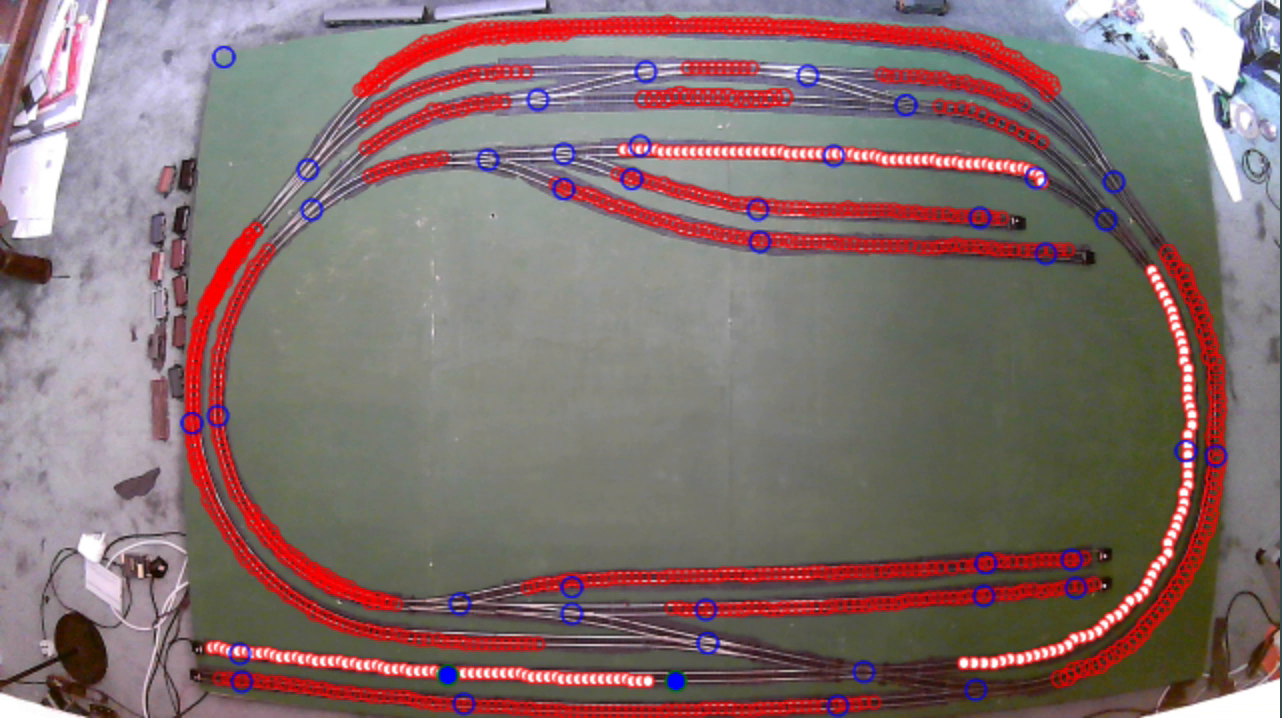
#> input picture frame 29 of example2.mov, 1282 x 718 px, given in place of the camera
$ python track_mon_mqtt_2.py   (older library calls are emulated)
#> lines starting #> are read from the running program, lines starting #| are printed output that depends on the picture
### ModelRailway/TrackMonitor/my_lib.py
import numpy as np
import json
import cv2
import time
import math
from threading import Thread


WIDTH = 1280
HEIGHT = 720
# WIDTH = 640
# HEIGHT = 360

IMAGE_SHAPE = (HEIGHT, WIDTH)
RESIZE_DIM = (WIDTH, HEIGHT)

controls = [
    {"name": "blur-1", "min":-1, "max":40, "step":2},
    {"name": "blur-3", "min":1, "max":40, "step":2},
    {"name": "diff-threshold", "min":1, "max": 255, "step": 1},
    {"name": "diff-blur", "min":1, "max": 30, "step": 2},
    {"name": "diff-percent", "min": 0, "max": 1, "step": 0.01},
    {"name": "scharr-min", "min": 0, "max": 10 , "step": 0.01},
    {"name": "scharr-max", "min": 0, "max": 10, "step": 0.01},

]

values = {}
n = 1
for x in controls:
    x['control'] = n
    n = n + 1
    values[x['name']] = 0

# values["blur-3"] = 5
# values["diff-threshold"] = 53 #50
# values["DoG-Sigma-1"] = 1.91
# values["DoG-Grid-Size-1"] = 13
# values["DoG-Sigma-2"] = 1.97
# values["DoG-Grid-Size-2"] = 13
# values["diff-blur"] = 9
# values["blur-3"] = 3
# values["diff-threshold"] = 36
# values["diff-blur"] = 13
values["blur-3"] = 3
values["diff-threshold"] = 36
values["diff-blur"] = 13
values["blur-3"] = 3
values["diff-threshold"] = 40
values["diff-blur"] = 9

values["blur-1"] = -1
values["diff-threshold"] = 73
values["diff-blur"] = 17
values["blur-3"] = 5
values["scharr-min"] = 3.34
values["scharr-max"] = 8.79

print(values)


DEV_MODE = False


"""
Prepare an image for sensor comparisons
"""
def prepareImage(frame):


    # src = cv2.resize(frame, RESIZE_DIM)
    src = frame
    grayFrame = cv2.cvtColor(src, cv2.COLOR_BGR2GRAY)


    # [10 lines of commented-out code are left out]

    if ( int(values["blur-1"]) > 0 ):
        grayFrame = cv2.GaussianBlur(grayFrame, (int(values["blur-1"]),int(values["blur-1"])), 0)

    # return grayFrame

    l = float(values['scharr-min'])
    h = float(values['scharr-max'])

    scharr_X = np.array([
        [-l, 0, l],
        [-h, 0, h],
        [-l, 0, l]
    ])

    scharr_Y = np.array([
        [-l, -h, -l],
        [0, 0, 0],
        [l, h, l]
    ])

    # The above two can be added to produce this which gives the same result as running
    # each of the above and summing the outputs
    scharr = scharr_X + scharr_Y

    # # grayFrame = cv2.blur(grayFrame, (int(values['blur-1']),int(values['blur-1']))).astype(np.float32)
    # # # Scharr
    grayFrame = cv2.filter2D(grayFrame, -1, scharr)

    # [31 lines of commented-out code are left out]

    if ( int(values["blur-3"]) > 0 ):
       grayFrame = cv2.GaussianBlur(grayFrame, (int(values["blur-3"]),int(values["blur-3"])), 0)

    # [6 lines of commented-out code are left out]


    return grayFrame


def difference(live, reference):
    diff = cv2.absdiff(live, reference)
    diff = cv2.GaussianBlur(diff, (int(values["diff-blur"]),int(values["diff-blur"])), 0)
    _, diff = cv2.threshold(diff, int(values["diff-threshold"]), 255, cv2.THRESH_BINARY)
    return diff


# mask is the mask so far,
# add another circle to the mask
def maskPoint(currentMask, x, y, r):
    currentMask[y-r:y+r, x-r:x+r] = 1
    return currentMask

# Take colour image and crop a b&w bit out of it
def crop(image, mask):
    c = image[mask]
    return c

def scoreSubImageSimilarity(thresholded):
    return cv2.countNonZero(thresholded)

def similarity(a,b):
    return cv2.PSNR(a, b)

def keepCommon(a,b):
    return cv2.addWeighted(a, 0.5, b, 0.5, 0)


class Camera:
    def __init__(self, src=0):
        # initialize the video camera stream and read the first frame
        # from the stream
#> called with src = 0
        self.stream = cv2.VideoCapture(src)
        self.stream.set(cv2.CAP_PROP_FRAME_HEIGHT, HEIGHT)
        self.stream.set(cv2.CAP_PROP_FRAME_WIDTH, WIDTH)
        (self.grabbed, self.frame) = self.stream.read()
#> self.frame is the input picture: shape (718, 1282, 3); mean B, G, R 111.2, 112.6, 131.3
        # initialize the variable used to indicate if the thread should
        # be stopped
        self.stopped = False

    def start(self):
        # start the thread to read frames from the video stream
        Thread(target=self.update, args=()).start()
        return self

    def update(self):
        # keep looping infinitely until the thread is stopped
        while True:
            # if the thread indicator variable is set, stop the thread
            if self.stopped:
                return
            # otherwise, read the next frame from the stream
            (self.grabbed, self.frame) = self.stream.read()
            # self.frame = cv2.resize(self.frame, RESIZE_DIM)

    def read(self):
        # return the frame most recently read
        return self.frame

    def stop(self):
        # indicate that the thread should be stopped
        self.stopped = True


# [10 lines left out: function developerControl, not called in this run]


"""
==============================================================================================
MQTT - Server is assumed to be running locally.  Subscribe to events from the web app
       such as requests to renew configuration or save a screenshot
==============================================================================================
"""
import paho.mqtt.client as mqtt

# The callback for when the client receives a CONNACK response from the server.
# [16 lines left out: functions on_connect, on_message, not called in this run]

client = mqtt.Client()
client.on_connect = on_connect
client.on_message = on_message

client.connect("localhost", 1883, keepalive=10000)

client.loop_start(); # Place a thread in the background to read the incoming traffic and wait if necessary

s = json.dumps(controls)
ret = client.publish("/DeveloperControl", s, retain=True);

### ModelRailway/TrackMonitor/track_mon_mqtt_2.py
'''

Track Monitor

By David Goddard 2021


'''

import json
from scipy import signal, ndimage, spatial
from scipy import misc
from skimage.transform import resize
import numpy as np
import time
import datetime
from os import listdir
from os.path import isfile, join
import cv2
import matplotlib.pyplot as plt
import copy
import sys, getopt
import my_lib

REF_FOLDER = './ref/'

"""
==============================================================================================
MQTT - Server is assumed to be running locally.  Subscribe to events from the web app
       such as requests to renew configuration or save a screenshot
==============================================================================================
"""
import paho.mqtt.client as mqtt

# The callback for when the client receives a CONNACK response from the server.
def on_connect(client, userdata, flags, rc):
    print("MQTT broker connected with result code "+str(rc))

    # Subscribing in on_connect() means that if we lose the connection and
    # reconnect then subscriptions will be renewed.
    client.subscribe("/TrackMonitor/webapp/#")

# The callback for when a PUBLISH message is received from the server.
saveNextFrame = None
monitorSensor = None
exitCurrentLoop = False

timing = []
timingP = 0


def on_message(client, userdata, msg):
    global saveNextFrame, monitorSensor, timing, timingP, exitCurrentLoop
    print(msg.topic)
    if ( msg.topic == "/TrackMonitor/webapp/snapshot" ):
        print("Payload", "[" + str(msg.payload) + "]")
        if ( msg.payload == b'save'):
            print("Request to save a snapshot!")
            saveNextFrame = REF_FOLDER + datetime.datetime.now().strftime("reference_%Y%m%d%H%M%S.png");
    if ( "/monitor/" in msg.topic ):
        print("Payload", "[" + str(msg.payload) + "]")
        bits = msg.topic.split('/monitor/')
        print(bits)
        sensor = int(bits[1])
        print("Request to monitor a sensor")
        monitorSensor = sensor
        timing = []
        timingP = 0
    if ( "/config/" in msg.topic ):
        exitCurrentLoop = True


client = mqtt.Client()
client.on_connect = on_connect
client.on_message = on_message

client.connect("localhost", 1883, keepalive=10000)

client.loop_start(); # Place a thread in the background to read the incoming traffic and wait if necessary


# initialize the camera

vs = my_lib.Camera(src=0).start()

stats = np.zeros(100)
statsPtr = 0
currentRef = None
currentRefScore = -1

while ( True ):
    print("Initialising with current config")

    # Load POI information

    POI = []

    with open('POI.json') as json_file:
#> (reads ModelRailway/TrackMonitor/POI.json from the repository)
        POI = json.load(json_file)

    # Load all reference images and extract their POI ready to compare
    # Index by POI ID

    POI_MASK = {}
    for p in POI['POI']:
        ID = p['id']
        p['state_changed'] = 0
        p['initialised'] = False

        mask = np.zeros(my_lib.IMAGE_SHAPE)

        # create mask of all points in this sensor

        for xy in p['points']:

            # add to the mask as required

            h = my_lib.HEIGHT
            w = my_lib.WIDTH
            mask = my_lib.maskPoint(mask, int(w * float(xy[0])), int(h * float(xy[1])), p['radius'])

        mask = mask.reshape((h*w))
        POI_MASK[ID] = np.asarray(np.where(mask > 0))

    REF_PRE_PROCESSED = []
    REF_MASK = {}
    REF_IMAGE = []
    REF_SIZE = (10,10)

    onlyfiles = sorted([join(REF_FOLDER, f) for f in listdir(REF_FOLDER) if isfile(join(REF_FOLDER, f) )])
    fileCount = -1
    for file in onlyfiles:
        fileCount = fileCount + 1
        print(file)
        frame = cv2.imread(file)
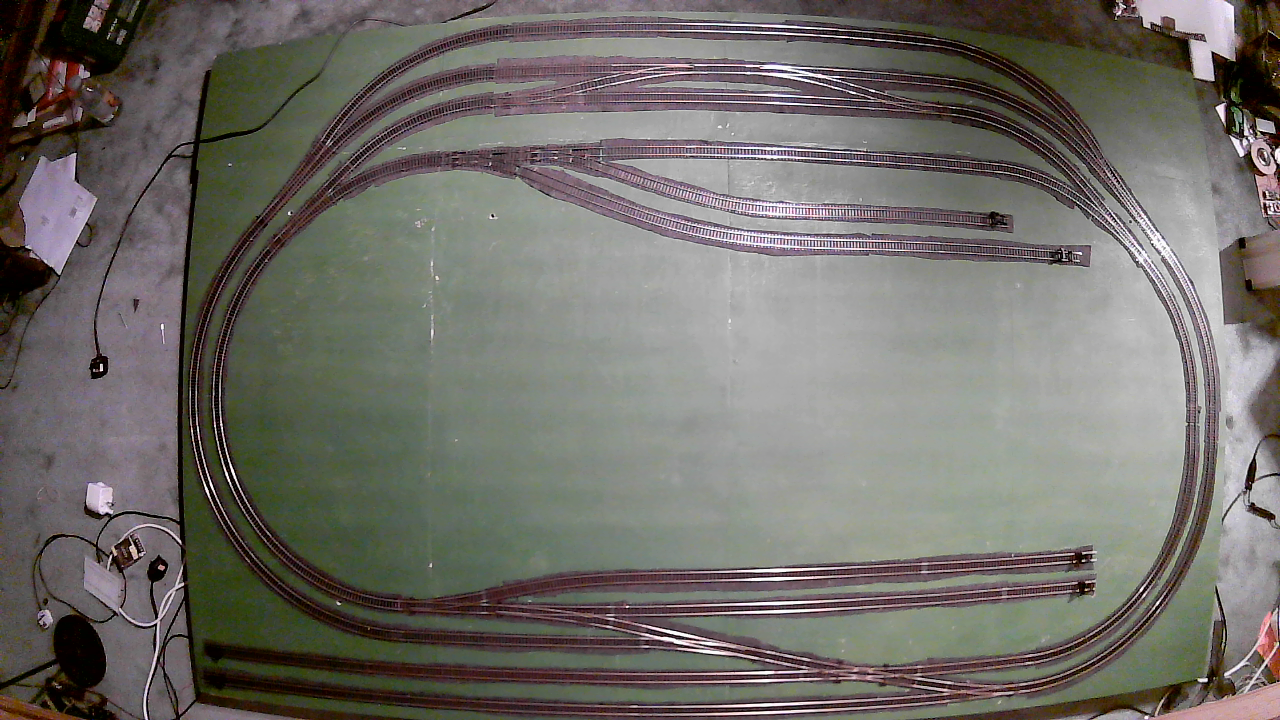
#> input picture ModelRailway/TrackMonitor/ref/reference_20210309175618.png, 1280 x 720 px
#> frame is the input picture: shape (720, 1280, 3); mean B, G, R 104.4, 109.9, 112.7
        REF_IMAGE.append(cv2.resize(frame, REF_SIZE))
        frame = my_lib.prepareImage(frame)
#> in prepareImage, `grayFrame = cv2.GaussianBlur(grayFrame, (int(values["blur-3"]),int(val..`:
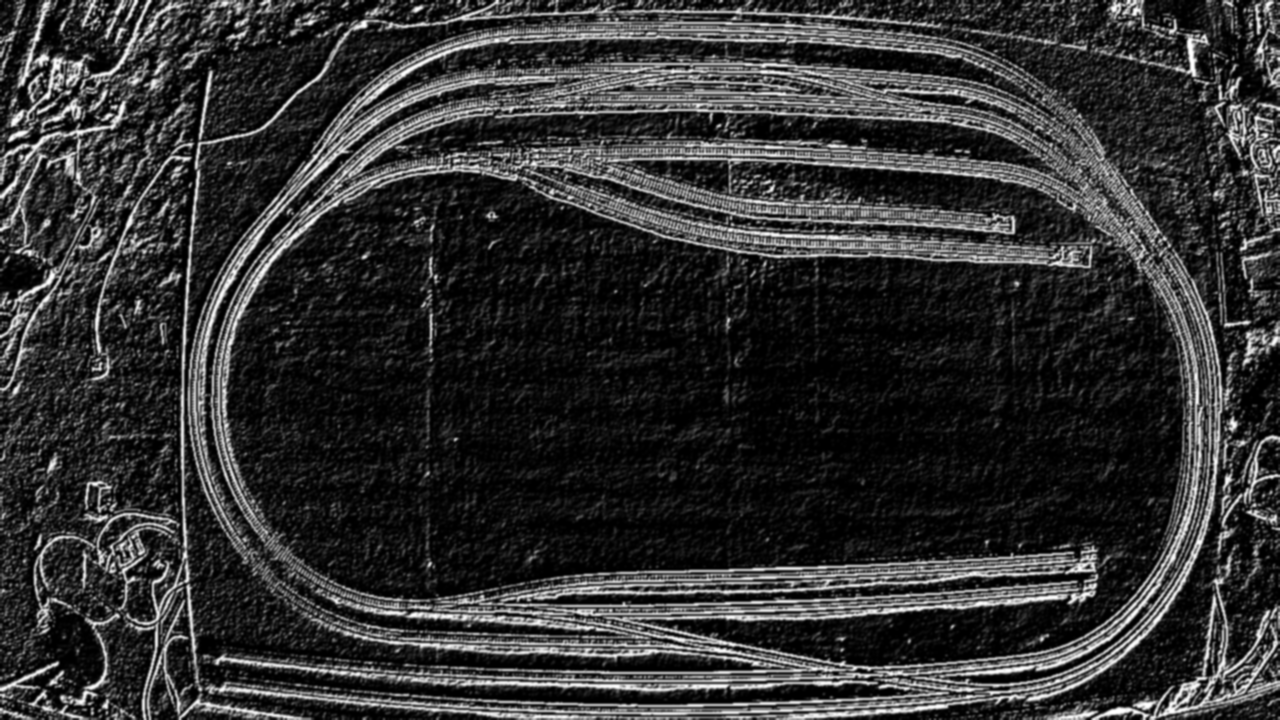
#> grayFrame: shape (720, 1280); min 0, max 255, mean 49.1
        REF_PRE_PROCESSED.append(np.copy(frame))
        h = my_lib.HEIGHT
        w = my_lib.WIDTH
        frame = frame.reshape((h*w))
        REF_MASK[fileCount] = {}
        for p in POI['POI']:
            ID = p['id']
            REF_MASK[fileCount][ID] = frame[POI_MASK[ID]]
#> after the loop, REF_MASK = 1 item

    if ( len(REF_PRE_PROCESSED) == 0):
        saveNextFrame = REF_FOLDER + datetime.datetime.now().strftime("reference_%Y%m%d%H%M%S.png");

    print("All reference items now loaded")


    startTime = datetime.datetime.now()

    # capture frames from the camera
    frameNum = 0

    # Load image from camera and compare to each ref image.
    tic = time.perf_counter()

    while ( not exitCurrentLoop):
        frame = vs.read()
#> frame: shape (718, 1282, 3)

        # Save image if requested
        """
        ==============================================================================================
        Get a new reference image

        MQTT message - /TrackMonitor/webapp/snapshot

        This will take a screenshot and save it to disk
        ==============================================================================================
        """
        if ( saveNextFrame != None ):
            cv2.imwrite(saveNextFrame, frame)
            ret = client.publish("/TrackMonitor/webapp/saved", saveNextFrame);
            print("Send image: " + saveNextFrame)
            saveNextFrame = None
            exitCurrentLoop = True

        else:
            frameForRef = cv2.resize(frame, REF_SIZE)

            edges = my_lib.prepareImage(frame)  # from camera feed
#> in prepareImage (call 2), `grayFrame = cv2.cvtColor(src, cv2.COLOR_BGR2GRAY)`:
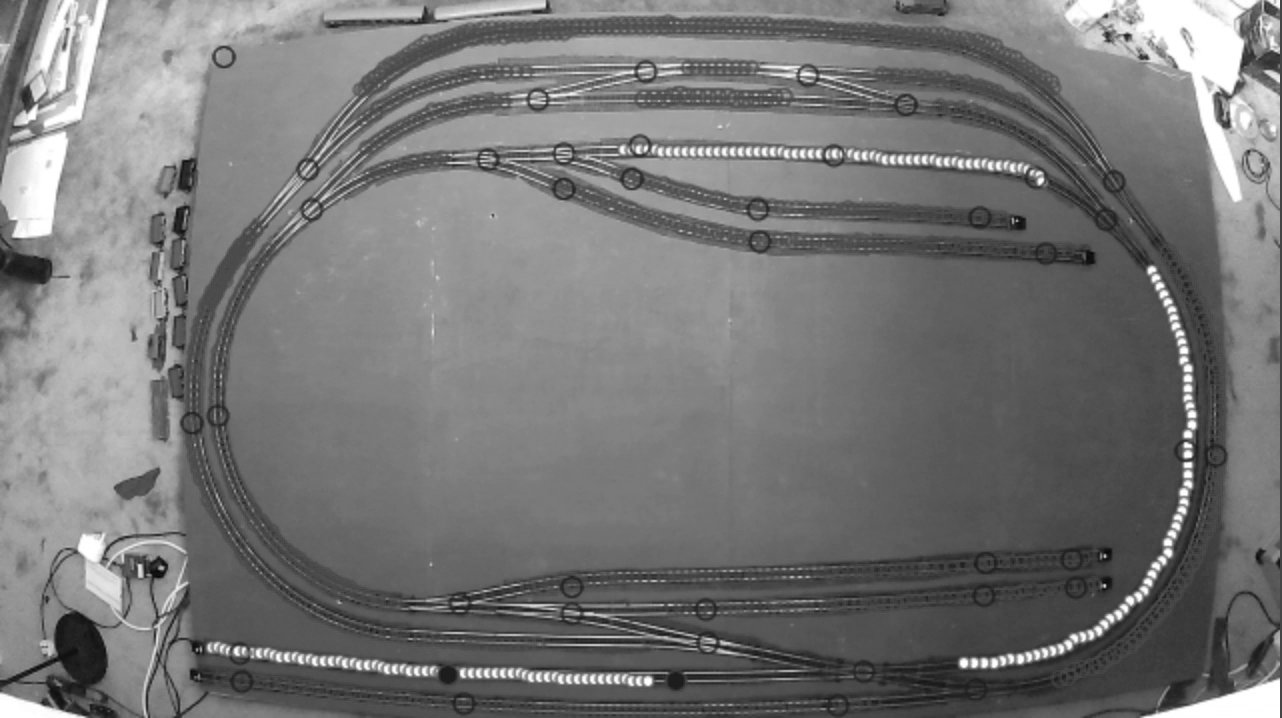
#> grayFrame: shape (718, 1282); min 5, max 255, mean 118
#> in prepareImage (call 2), `grayFrame = cv2.GaussianBlur(grayFrame, (int(values["blur-3"]),int(val..`:
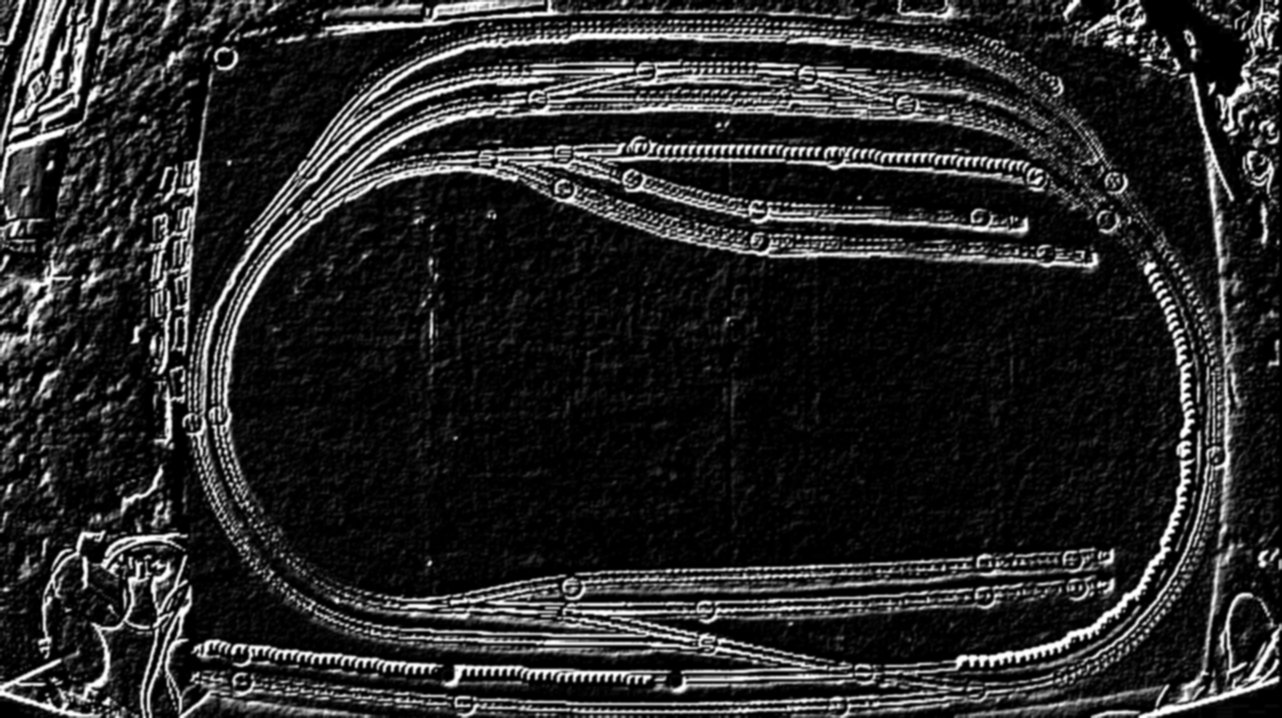
#> grayFrame: shape (718, 1282); min 0, max 255, mean 40.1

            # Work out best reference image to use

            useRef = 0
            bestRefScore = -1
            for r in range(len(REF_IMAGE)):
                s = my_lib.similarity(frameForRef, REF_IMAGE[r])
                if ( bestRefScore < s ):
                    bestRefScore = s
                    useRef = r
#> this loop made 1 pass
#> (s, bestRefScore, useRef) on pass 1: (11.24, 11.24, 0)
#> after the loop, bestRefScore = 11.24; useRef = 0
            if ( useRef != currentRef ):
                print("Using ref image", useRef)
#| Using ref image 0
                ret = client.publish("/TrackMonitor/track/reference/id", str(useRef), retain=True);
                currentRef = useRef
#> currentRef = 0
                currentRefScore = bestRefScore
#> currentRefScore = 11.24

            # Compare sensor points with the same ones in the reference image
#> (the run stopped early here; a loop or call above may not have finished)
